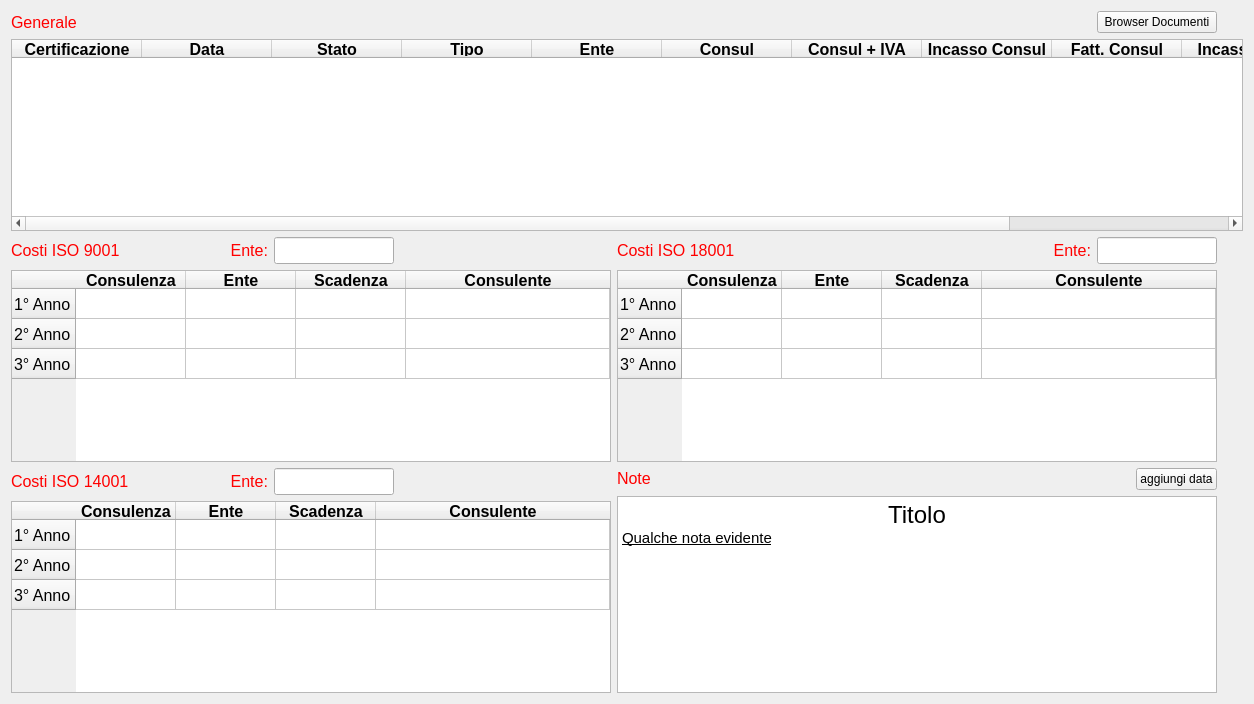
   <widget class="QWidget" name="tab_iso">
    <attribute name="title">
     <string>ISO</string>
    </attribute>
    <layout class="QGridLayout" name="gridLayout_6">
     <item row="0" column="0">
      <widget class="QLabel" name="label_36">
       <property name="font">
        <font>
         <pointsize>12</pointsize>
        </font>
       </property>
       <property name="styleSheet">
        <string notr="true">color: #FF0000</string>
       </property>
       <property name="text">
        <string>Generale</string>
       </property>
      </widget>
     </item>
     <item row="0" column="4" colspan="2">
      <spacer name="horizontalSpacer_6">
       <property name="orientation">
        <enum>Qt::Horizontal</enum>
       </property>
       <property name="sizeHint" stdset="0">
        <size>
         <width>335</width>
         <height>20</height>
        </size>
       </property>
      </spacer>
     </item>
     <item row="0" column="8">
      <widget class="QPushButton" name="bt_browser_doc">
       <property name="text">
        <string>Browser Documenti</string>
       </property>
      </widget>
     </item>
     <item row="1" column="0" colspan="10">
      <widget class="QTableWidget" name="iso__tabel">
       <property name="font">
        <font>
         <pointsize>12</pointsize>
        </font>
       </property>
       <attribute name="horizontalHeaderDefaultSectionSize">
        <number>130</number>
       </attribute>
       <attribute name="horizontalHeaderStretchLastSection">
        <bool>true</bool>
       </attribute>
       <column>
        <property name="text">
         <string>Certificazione</string>
        </property>
        <property name="font">
         <font>
          <weight>75</weight>
          <bold>true</bold>
         </font>
        </property>
       </column>
       <column>
        <property name="text">
         <string>Data</string>
        </property>
        <property name="font">
         <font>
          <weight>75</weight>
          <bold>true</bold>
         </font>
        </property>
       </column>
       <column>
        <property name="text">
         <string>Stato</string>
        </property>
        <property name="font">
         <font>
          <weight>75</weight>
          <bold>true</bold>
         </font>
        </property>
       </column>
       <column>
        <property name="text">
         <string>Tipo</string>
        </property>
        <property name="font">
         <font>
          <weight>75</weight>
          <bold>true</bold>
         </font>
        </property>
       </column>
       <column>
        <property name="text">
         <string>Ente</string>
        </property>
        <property name="font">
         <font>
          <weight>75</weight>
          <bold>true</bold>
         </font>
        </property>
       </column>
       <column>
        <property name="text">
         <string>Consul</string>
        </property>
        <property name="font">
         <font>
          <weight>75</weight>
          <bold>true</bold>
         </font>
        </property>
       </column>
       <column>
        <property name="text">
         <string>Consul + IVA</string>
        </property>
        <property name="font">
         <font>
          <weight>75</weight>
          <bold>true</bold>
         </font>
        </property>
       </column>
       <column>
        <property name="text">
         <string>Incasso Consul</string>
        </property>
        <property name="font">
         <font>
          <weight>75</weight>
          <bold>true</bold>
         </font>
        </property>
       </column>
       <column>
        <property name="text">
         <string>Fatt. Consul</string>
        </property>
        <property name="font">
         <font>
          <weight>75</weight>
          <bold>true</bold>
         </font>
        </property>
       </column>
       <column>
        <property name="text">
         <string>Incasso Ente</string>
        </property>
        <property name="font">
         <font>
          <weight>75</weight>
          <bold>true</bold>
         </font>
        </property>
       </column>
       <column>
        <property name="text">
         <string>Provvig. Ente</string>
        </property>
        <property name="font">
         <font>
          <weight>75</weight>
          <bold>true</bold>
         </font>
        </property>
       </column>
      </widget>
     </item>
     <item row="2" column="0">
      <widget class="QLabel" name="label_33">
       <property name="sizePolicy">
        <sizepolicy hsizetype="Fixed" vsizetype="Preferred">
         <horstretch>0</horstretch>
         <verstretch>0</verstretch>
        </sizepolicy>
       </property>
       <property name="font">
        <font>
         <pointsize>12</pointsize>
        </font>
       </property>
       <property name="styleSheet">
        <string notr="true">color: #FF0000</string>
       </property>
       <property name="text">
        <string>Costi ISO 9001</string>
       </property>
      </widget>
     </item>
     <item row="2" column="1">
      <spacer name="horizontalSpacer_5">
       <property name="orientation">
        <enum>Qt::Horizontal</enum>
       </property>
       <property name="sizeType">
        <enum>QSizePolicy::Fixed</enum>
       </property>
       <property name="sizeHint" stdset="0">
        <size>
         <width>60</width>
         <height>20</height>
        </size>
       </property>
      </spacer>
     </item>
     <item row="2" column="2">
      <widget class="QLabel" name="label_22">
       <property name="sizePolicy">
        <sizepolicy hsizetype="Fixed" vsizetype="Preferred">
         <horstretch>0</horstretch>
         <verstretch>0</verstretch>
        </sizepolicy>
       </property>
       <property name="font">
        <font>
         <pointsize>12</pointsize>
        </font>
       </property>
       <property name="layoutDirection">
        <enum>Qt::LeftToRight</enum>
       </property>
       <property name="styleSheet">
        <string notr="true">color: #FF0000</string>
       </property>
       <property name="text">
        <string>Ente:</string>
       </property>
       <property name="alignment">
        <set>Qt::AlignRight|Qt::AlignTrailing|Qt::AlignVCenter</set>
       </property>
      </widget>
     </item>
     <item row="2" column="3">
      <widget class="QLineEdit" name="iso__ente_9001">
       <property name="sizePolicy">
        <sizepolicy hsizetype="Fixed" vsizetype="Fixed">
         <horstretch>0</horstretch>
         <verstretch>0</verstretch>
        </sizepolicy>
       </property>
       <property name="maximumSize">
        <size>
         <width>120</width>
         <height>16777215</height>
        </size>
       </property>
       <property name="font">
        <font>
         <pointsize>12</pointsize>
        </font>
       </property>
       <property name="text">
        <string/>
       </property>
      </widget>
     </item>
     <item row="2" column="5">
      <widget class="QLabel" name="label_34">
       <property name="sizePolicy">
        <sizepolicy hsizetype="Fixed" vsizetype="Preferred">
         <horstretch>0</horstretch>
         <verstretch>0</verstretch>
        </sizepolicy>
       </property>
       <property name="font">
        <font>
         <pointsize>12</pointsize>
        </font>
       </property>
       <property name="styleSheet">
        <string notr="true">color: #FF0000</string>
       </property>
       <property name="text">
        <string>Costi ISO 18001</string>
       </property>
      </widget>
     </item>
     <item row="2" column="6">
      <spacer name="horizontalSpacer">
       <property name="orientation">
        <enum>Qt::Horizontal</enum>
       </property>
       <property name="sizeType">
        <enum>QSizePolicy::Fixed</enum>
       </property>
       <property name="sizeHint" stdset="0">
        <size>
         <width>300</width>
         <height>20</height>
        </size>
       </property>
      </spacer>
     </item>
     <item row="2" column="7">
      <widget class="QLabel" name="label_24">
       <property name="sizePolicy">
        <sizepolicy hsizetype="Fixed" vsizetype="Preferred">
         <horstretch>0</horstretch>
         <verstretch>0</verstretch>
        </sizepolicy>
       </property>
       <property name="font">
        <font>
         <pointsize>12</pointsize>
        </font>
       </property>
       <property name="layoutDirection">
        <enum>Qt::LeftToRight</enum>
       </property>
       <property name="styleSheet">
        <string notr="true">color: #FF0000</string>
       </property>
       <property name="text">
        <string>Ente:</string>
       </property>
       <property name="alignment">
        <set>Qt::AlignRight|Qt::AlignTrailing|Qt::AlignVCenter</set>
       </property>
      </widget>
     </item>
     <item row="2" column="8">
      <widget class="QLineEdit" name="iso__ente_18001">
       <property name="sizePolicy">
        <sizepolicy hsizetype="Fixed" vsizetype="Fixed">
         <horstretch>0</horstretch>
         <verstretch>0</verstretch>
        </sizepolicy>
       </property>
       <property name="maximumSize">
        <size>
         <width>120</width>
         <height>16777215</height>
        </size>
       </property>
       <property name="font">
        <font>
         <pointsize>12</pointsize>
        </font>
       </property>
       <property name="text">
        <string/>
       </property>
      </widget>
     </item>
     <item row="3" column="0" colspan="5">
      <widget class="QTableWidget" name="iso__costi9001">
       <property name="sizePolicy">
        <sizepolicy hsizetype="Fixed" vsizetype="Expanding">
         <horstretch>0</horstretch>
         <verstretch>0</verstretch>
        </sizepolicy>
       </property>
       <property name="minimumSize">
        <size>
         <width>600</width>
         <height>0</height>
        </size>
       </property>
       <property name="maximumSize">
        <size>
         <width>500</width>
         <height>16777215</height>
        </size>
       </property>
       <property name="font">
        <font>
         <pointsize>12</pointsize>
        </font>
       </property>
       <attribute name="horizontalHeaderDefaultSectionSize">
        <number>110</number>
       </attribute>
       <attribute name="horizontalHeaderMinimumSectionSize">
        <number>57</number>
       </attribute>
       <attribute name="horizontalHeaderStretchLastSection">
        <bool>true</bool>
       </attribute>
       <row>
        <property name="text">
         <string>1° Anno</string>
        </property>
       </row>
       <row>
        <property name="text">
         <string>2° Anno</string>
        </property>
       </row>
       <row>
        <property name="text">
         <string>3° Anno</string>
        </property>
       </row>
       <column>
        <property name="text">
         <string>Consulenza</string>
        </property>
        <property name="font">
         <font>
          <weight>75</weight>
          <bold>true</bold>
         </font>
        </property>
       </column>
       <column>
        <property name="text">
         <string>Ente</string>
        </property>
        <property name="font">
         <font>
          <weight>75</weight>
          <bold>true</bold>
         </font>
        </property>
       </column>
       <column>
        <property name="text">
         <string>Scadenza</string>
        </property>
        <property name="font">
         <font>
          <weight>75</weight>
          <bold>true</bold>
         </font>
        </property>
       </column>
       <column>
        <property name="text">
         <string>Consulente</string>
        </property>
        <property name="font">
         <font>
          <weight>75</weight>
          <bold>true</bold>
         </font>
        </property>
       </column>
      </widget>
     </item>
     <item row="3" column="5" colspan="4">
      <widget class="QTableWidget" name="iso__costi18001">
       <property name="sizePolicy">
        <sizepolicy hsizetype="Fixed" vsizetype="Expanding">
         <horstretch>0</horstretch>
         <verstretch>0</verstretch>
        </sizepolicy>
       </property>
       <property name="minimumSize">
        <size>
         <width>600</width>
         <height>0</height>
        </size>
       </property>
       <property name="maximumSize">
        <size>
         <width>500</width>
         <height>16777215</height>
        </size>
       </property>
       <property name="font">
        <font>
         <pointsize>12</pointsize>
        </font>
       </property>
       <attribute name="horizontalHeaderStretchLastSection">
        <bool>true</bool>
       </attribute>
       <row>
        <property name="text">
         <string>1° Anno</string>
        </property>
       </row>
       <row>
        <property name="text">
         <string>2° Anno</string>
        </property>
       </row>
       <row>
        <property name="text">
         <string>3° Anno</string>
        </property>
       </row>
       <column>
        <property name="text">
         <string>Consulenza</string>
        </property>
        <property name="font">
         <font>
          <weight>75</weight>
          <bold>true</bold>
         </font>
        </property>
       </column>
       <column>
        <property name="text">
         <string>Ente</string>
        </property>
        <property name="font">
         <font>
          <weight>75</weight>
          <bold>true</bold>
         </font>
        </property>
       </column>
       <column>
        <property name="text">
         <string>Scadenza</string>
        </property>
        <property name="font">
         <font>
          <weight>75</weight>
          <bold>true</bold>
         </font>
        </property>
       </column>
       <column>
        <property name="text">
         <string>Consulente</string>
        </property>
        <property name="font">
         <font>
          <weight>75</weight>
          <bold>true</bold>
         </font>
        </property>
       </column>
      </widget>
     </item>
     <item row="3" column="9">
      <spacer name="verticalSpacer_3">
       <property name="orientation">
        <enum>Qt::Vertical</enum>
       </property>
       <property name="sizeHint" stdset="0">
        <size>
         <width>20</width>
         <height>163</height>
        </size>
       </property>
      </spacer>
     </item>
     <item row="4" column="0">
      <widget class="QLabel" name="label_35">
       <property name="sizePolicy">
        <sizepolicy hsizetype="Fixed" vsizetype="Preferred">
         <horstretch>0</horstretch>
         <verstretch>0</verstretch>
        </sizepolicy>
       </property>
       <property name="font">
        <font>
         <pointsize>12</pointsize>
        </font>
       </property>
       <property name="styleSheet">
        <string notr="true">color: #FF0000</string>
       </property>
       <property name="text">
        <string>Costi ISO 14001</string>
       </property>
      </widget>
     </item>
     <item row="4" column="2">
      <widget class="QLabel" name="label_23">
       <property name="sizePolicy">
        <sizepolicy hsizetype="Fixed" vsizetype="Preferred">
         <horstretch>0</horstretch>
         <verstretch>0</verstretch>
        </sizepolicy>
       </property>
       <property name="font">
        <font>
         <pointsize>12</pointsize>
        </font>
       </property>
       <property name="layoutDirection">
        <enum>Qt::LeftToRight</enum>
       </property>
       <property name="styleSheet">
        <string notr="true">color: #FF0000</string>
       </property>
       <property name="text">
        <string>Ente:</string>
       </property>
       <property name="alignment">
        <set>Qt::AlignRight|Qt::AlignTrailing|Qt::AlignVCenter</set>
       </property>
      </widget>
     </item>
     <item row="4" column="3">
      <widget class="QLineEdit" name="iso__ente_14001">
       <property name="sizePolicy">
        <sizepolicy hsizetype="Fixed" vsizetype="Fixed">
         <horstretch>0</horstretch>
         <verstretch>0</verstretch>
        </sizepolicy>
       </property>
       <property name="maximumSize">
        <size>
         <width>120</width>
         <height>16777215</height>
        </size>
       </property>
       <property name="font">
        <font>
         <pointsize>12</pointsize>
        </font>
       </property>
       <property name="text">
        <string/>
       </property>
      </widget>
     </item>
     <item row="4" column="5" rowspan="2" colspan="4">
      <layout class="QGridLayout" name="gridLayout_7">
       <item row="0" column="0">
        <widget class="QLabel" name="label_32">
         <property name="sizePolicy">
          <sizepolicy hsizetype="Expanding" vsizetype="Fixed">
           <horstretch>0</horstretch>
           <verstretch>0</verstretch>
          </sizepolicy>
         </property>
         <property name="font">
          <font>
           <pointsize>12</pointsize>
          </font>
         </property>
         <property name="styleSheet">
          <string notr="true">color: #FF0000</string>
         </property>
         <property name="text">
          <string>Note</string>
         </property>
        </widget>
       </item>
       <item row="0" column="1">
        <widget class="QPushButton" name="iso__add_date">
         <property name="text">
          <string>aggiungi data</string>
         </property>
        </widget>
       </item>
       <item row="1" column="0" colspan="2">
        <widget class="QTextBrowser" name="iso__note">
         <property name="sizePolicy">
          <sizepolicy hsizetype="Expanding" vsizetype="MinimumExpanding">
           <horstretch>0</horstretch>
           <verstretch>0</verstretch>
          </sizepolicy>
         </property>
         <property name="maximumSize">
          <size>
           <width>770</width>
           <height>610</height>
          </size>
         </property>
         <property name="font">
          <font>
           <pointsize>12</pointsize>
           <weight>50</weight>
           <bold>false</bold>
          </font>
         </property>
         <property name="readOnly">
          <bool>false</bool>
         </property>
         <property name="html">
          <string>&lt;!DOCTYPE HTML PUBLIC &quot;-//W3C//DTD HTML 4.0//EN&quot; &quot;http://www.w3.org/TR/REC-html40/strict.dtd&quot;&gt;
&lt;html&gt;&lt;head&gt;&lt;meta name=&quot;qrichtext&quot; content=&quot;1&quot; /&gt;&lt;style type=&quot;text/css&quot;&gt;
p, li { white-space: pre-wrap; }
&lt;/style&gt;&lt;/head&gt;&lt;body style=&quot; font-family:'Noto Sans'; font-size:12pt; font-weight:400; font-style:normal;&quot;&gt;
&lt;p align=&quot;center&quot; style=&quot; margin-top:0px; margin-bottom:0px; margin-left:0px; margin-right:0px; -qt-block-indent:0; text-indent:0px;&quot;&gt;&lt;span style=&quot; font-size:18pt;&quot;&gt;Titolo&lt;/span&gt;&lt;/p&gt;
&lt;p style=&quot; margin-top:0px; margin-bottom:0px; margin-left:0px; margin-right:0px; -qt-block-indent:0; text-indent:0px;&quot;&gt;&lt;span style=&quot; font-size:11pt; text-decoration: underline;&quot;&gt;Qualche nota evidente&lt;/span&gt;&lt;/p&gt;&lt;/body&gt;&lt;/html&gt;</string>
         </property>
         <property name="textInteractionFlags">
          <set>Qt::LinksAccessibleByKeyboard|Qt::LinksAccessibleByMouse|Qt::TextBrowserInteraction|Qt::TextEditable|Qt::TextEditorInteraction|Qt::TextSelectableByKeyboard|Qt::TextSelectableByMouse</set>
         </property>
         <property name="openExternalLinks">
          <bool>true</bool>
         </property>
        </widget>
       </item>
      </layout>
     </item>
     <item row="5" column="0" colspan="5">
      <widget class="QTableWidget" name="iso__costi14001">
       <property name="sizePolicy">
        <sizepolicy hsizetype="Fixed" vsizetype="Expanding">
         <horstretch>0</horstretch>
         <verstretch>0</verstretch>
        </sizepolicy>
       </property>
       <property name="minimumSize">
        <size>
         <width>600</width>
         <height>0</height>
        </size>
       </property>
       <property name="maximumSize">
        <size>
         <width>500</width>
         <height>16777215</height>
        </size>
       </property>
       <property name="font">
        <font>
         <pointsize>12</pointsize>
        </font>
       </property>
       <attribute name="horizontalHeaderStretchLastSection">
        <bool>true</bool>
       </attribute>
       <row>
        <property name="text">
         <string>1° Anno</string>
        </property>
       </row>
       <row>
        <property name="text">
         <string>2° Anno</string>
        </property>
       </row>
       <row>
        <property name="text">
         <string>3° Anno</string>
        </property>
       </row>
       <column>
        <property name="text">
         <string>Consulenza</string>
        </property>
        <property name="font">
         <font>
          <weight>75</weight>
          <bold>true</bold>
         </font>
        </property>
       </column>
       <column>
        <property name="text">
         <string>Ente</string>
        </property>
        <property name="font">
         <font>
          <weight>75</weight>
          <bold>true</bold>
         </font>
        </property>
       </column>
       <column>
        <property name="text">
         <string>Scadenza</string>
        </property>
        <property name="font">
         <font>
          <weight>75</weight>
          <bold>true</bold>
         </font>
        </property>
       </column>
       <column>
        <property name="text">
         <string>Consulente</string>
        </property>
        <property name="font">
         <font>
          <weight>75</weight>
          <bold>true</bold>
         </font>
        </property>
       </column>
      </widget>
     </item>
    </layout>
   </widget>
